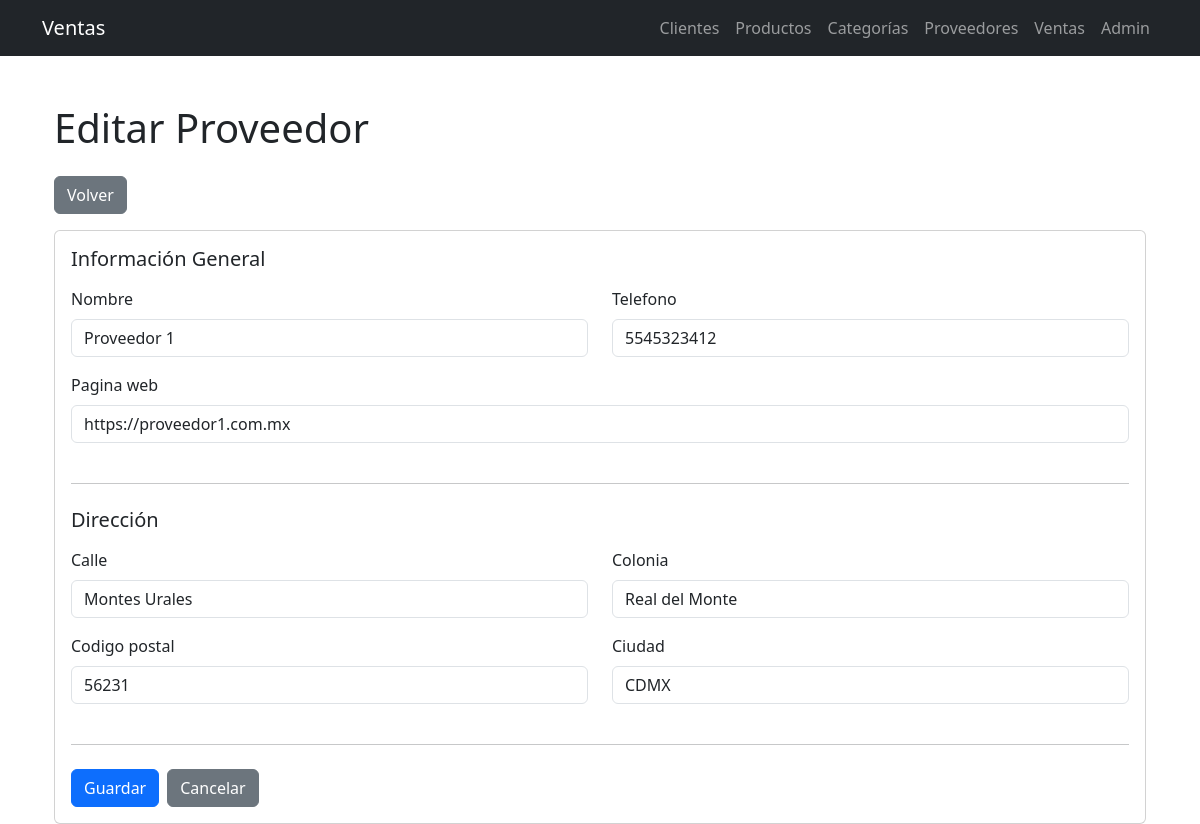
The page /proveedores/1/editar/ on the database its author committed.
### ventas/infrastructure/django_models/__init__.py (models this page shows, shortened)
class ProveedorModel(models.Model):
    nombre = models.CharField(max_length=100)
    telefono = models.CharField(max_length=20)
    calle = models.CharField(max_length=255, blank=True, null=True)
    colonia = models.CharField(max_length=100, blank=True, null=True)
    codigo_postal = models.CharField(max_length=10, blank=True, null=True)
    ciudad = models.CharField(max_length=100, blank=True, null=True)
    pagina_web = models.URLField(blank=True, null=True)

### ventas/views.py (the view)
# urls.py: path('proveedores/<int:proveedor_id>/editar/', views.editar_proveedor, name='editar_proveedor'),
@require_http_methods(["GET", "POST"])
def editar_proveedor(request, proveedor_id):
    proveedor_model = get_object_or_404(ProveedorModel, id=proveedor_id)
    if request.method == 'POST':
        form = ProveedorForm(request.POST, instance=proveedor_model)
        if form.is_valid():
            proveedor_model = form.save()
            proveedor_service.update_proveedor(proveedor_id, proveedor_model)
            return redirect('lista_proveedores')
    else:
        form = ProveedorForm(instance=proveedor_model)
    return render(request, 'ventas/proveedores/formulario.html', {'form': form, 'titulo': 'Editar Proveedor', 'id': proveedor_id})

### ventas/forms.py
class ProveedorForm(forms.ModelForm):
    class Meta:
        model = ProveedorModel
        fields = ['nombre', 'telefono', 'pagina_web', 'calle', 'colonia', 'codigo_postal', 'ciudad']
        widgets = {
            'nombre': forms.TextInput(attrs={'class': 'form-control', 'placeholder': 'Nombre del proveedor'}),
            'telefono': forms.TextInput(attrs={'class': 'form-control', 'placeholder': 'Teléfono'}),
            'pagina_web': forms.URLInput(attrs={'class': 'form-control', 'placeholder': 'https://ejemplo.com'}),
            'calle': forms.TextInput(attrs={'class': 'form-control', 'placeholder': 'Calle'}),
            'colonia': forms.TextInput(attrs={'class': 'form-control', 'placeholder': 'Colonia'}),
            'codigo_postal': forms.TextInput(attrs={'class': 'form-control', 'placeholder': 'Código Postal'}),
            'ciudad': forms.TextInput(attrs={'class': 'form-control', 'placeholder': 'Ciudad'}),
        }

### ventas/templates/ventas/proveedores/formulario.html (shortened to what this page needs)
{% extends "ventas/base.html" %}
{% block content %}
<div class="container mt-5">
    <h1 class="mb-4">{{ titulo }}</h1>
    <a href="{% url 'lista_proveedores' %}" class="btn btn-secondary mb-3">Volver</a>
    <div class="card">
        <div class="card-body">
            <form method="post" class="needs-validation" novalidate>
                <h5 class="mb-3">Información General</h5>
                <div class="row">
                    <div class="col-md-6 mb-3">
                        <label class="form-label">{{ form.nombre.label }}</label>
                        {{ form.nombre }}
                    </div>
                    <div class="col-md-6 mb-3">
                        <label class="form-label">{{ form.telefono.label }}</label>
                        {{ form.telefono }}
                    </div>
                </div>
                <div class="row">
                    <div class="col-md-12 mb-3">
                        <label class="form-label">{{ form.pagina_web.label }}</label>
                        {{ form.pagina_web }}
                    </div>
                </div>
                <hr class="my-4">
                <h5 class="mb-3">Dirección</h5>
                <div class="row">
                    <div class="col-md-6 mb-3">
                        <label class="form-label">{{ form.calle.label }}</label>
                        {{ form.calle }}
                    </div>
                    <div class="col-md-6 mb-3">
                        <label class="form-label">{{ form.colonia.label }}</label>
                        {{ form.colonia }}
                    </div>
                </div>
                <div class="row">
                    <div class="col-md-6 mb-3">
                        <label class="form-label">{{ form.codigo_postal.label }}</label>
                        {{ form.codigo_postal }}
                    </div>
                    <div class="col-md-6 mb-3">
                        <label class="form-label">{{ form.ciudad.label }}</label>
                        {{ form.ciudad }}
                    </div>
                </div>
                <hr class="my-4">
                <div class="d-flex gap-2">
                    <button type="submit" class="btn btn-primary">
                         Guardar
                    </button>
                    <a href="{% url 'lista_proveedores' %}" class="btn btn-secondary">Cancelar</a>
                </div>
            </form>
        </div>
    </div>
</div>
{% endblock %}

### ventas/templates/ventas/proveedores/formulario.html (style rules this page uses)
input, select { border: 1px solid #ddd; border-radius: 4px; padding: 8px 12px; font-size: 14px; width: 100%; }

### rows shown on the page
ProveedorModel: nombre "Proveedor 1", telefono "5545323412", pagina_web "https://proveedor1.com.mx", calle "Montes Urales", colonia "Real del Monte", codigo_postal "56231", ciudad "CDMX"

### other values the page prints
{{ titulo }} "Editar Proveedor"
